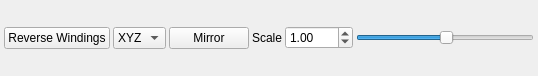
<?xml version="1.0" encoding="UTF-8"?>
<ui version="4.0">
 <class>TransformDock</class>
 <widget class="QDockWidget" name="TransformDock">
  <property name="geometry">
   <rect>
    <x>0</x>
    <y>0</y>
    <width>538</width>
    <height>76</height>
   </rect>
  </property>
  <property name="sizePolicy">
   <sizepolicy hsizetype="Maximum" vsizetype="Minimum">
    <horstretch>0</horstretch>
    <verstretch>0</verstretch>
   </sizepolicy>
  </property>
  <property name="minimumSize">
   <size>
    <width>409</width>
    <height>56</height>
   </size>
  </property>
  <property name="features">
   <set>QDockWidget::DockWidgetClosable|QDockWidget::DockWidgetMovable</set>
  </property>
  <property name="allowedAreas">
   <set>Qt::BottomDockWidgetArea|Qt::TopDockWidgetArea</set>
  </property>
  <property name="windowTitle">
   <string/>
  </property>
  <widget class="QWidget" name="dockWidgetContents">
   <layout class="QHBoxLayout" name="horizontalLayout">
    <property name="spacing">
     <number>3</number>
    </property>
    <property name="leftMargin">
     <number>4</number>
    </property>
    <property name="topMargin">
     <number>0</number>
    </property>
    <property name="rightMargin">
     <number>4</number>
    </property>
    <property name="bottomMargin">
     <number>0</number>
    </property>
    <item>
     <widget class="QPushButton" name="pushButton_2">
      <property name="sizePolicy">
       <sizepolicy hsizetype="Maximum" vsizetype="Fixed">
        <horstretch>0</horstretch>
        <verstretch>0</verstretch>
       </sizepolicy>
      </property>
      <property name="text">
       <string>Reverse Windings</string>
      </property>
      <property name="checkable">
       <bool>true</bool>
      </property>
     </widget>
    </item>
    <item>
     <widget class="QComboBox" name="comboBox">
      <property name="sizePolicy">
       <sizepolicy hsizetype="Maximum" vsizetype="Fixed">
        <horstretch>0</horstretch>
        <verstretch>0</verstretch>
       </sizepolicy>
      </property>
      <property name="sizeAdjustPolicy">
       <enum>QComboBox::AdjustToContents</enum>
      </property>
      <item>
       <property name="text">
        <string>XYZ</string>
       </property>
      </item>
      <item>
       <property name="text">
        <string>X</string>
       </property>
      </item>
      <item>
       <property name="text">
        <string>Y</string>
       </property>
      </item>
      <item>
       <property name="text">
        <string>Z</string>
       </property>
      </item>
     </widget>
    </item>
    <item>
     <widget class="QPushButton" name="pushButton">
      <property name="sizePolicy">
       <sizepolicy hsizetype="Maximum" vsizetype="Fixed">
        <horstretch>0</horstretch>
        <verstretch>0</verstretch>
       </sizepolicy>
      </property>
      <property name="text">
       <string>Mirror</string>
      </property>
     </widget>
    </item>
    <item>
     <widget class="QLabel" name="label">
      <property name="sizePolicy">
       <sizepolicy hsizetype="Maximum" vsizetype="Preferred">
        <horstretch>0</horstretch>
        <verstretch>0</verstretch>
       </sizepolicy>
      </property>
      <property name="text">
       <string>Scale</string>
      </property>
     </widget>
    </item>
    <item>
     <widget class="QDoubleSpinBox" name="doubleSpinBox">
      <property name="sizePolicy">
       <sizepolicy hsizetype="Maximum" vsizetype="Fixed">
        <horstretch>0</horstretch>
        <verstretch>0</verstretch>
       </sizepolicy>
      </property>
      <property name="minimum">
       <double>-100.000000000000000</double>
      </property>
      <property name="maximum">
       <double>100.000000000000000</double>
      </property>
      <property name="value">
       <double>1.000000000000000</double>
      </property>
     </widget>
    </item>
    <item>
     <widget class="QSlider" name="horizontalSlider">
      <property name="minimum">
       <number>-50</number>
      </property>
      <property name="maximum">
       <number>50</number>
      </property>
      <property name="value">
       <number>1</number>
      </property>
      <property name="orientation">
       <enum>Qt::Horizontal</enum>
      </property>
     </widget>
    </item>
   </layout>
  </widget>
 </widget>
 <resources/>
 <connections/>
</ui>
